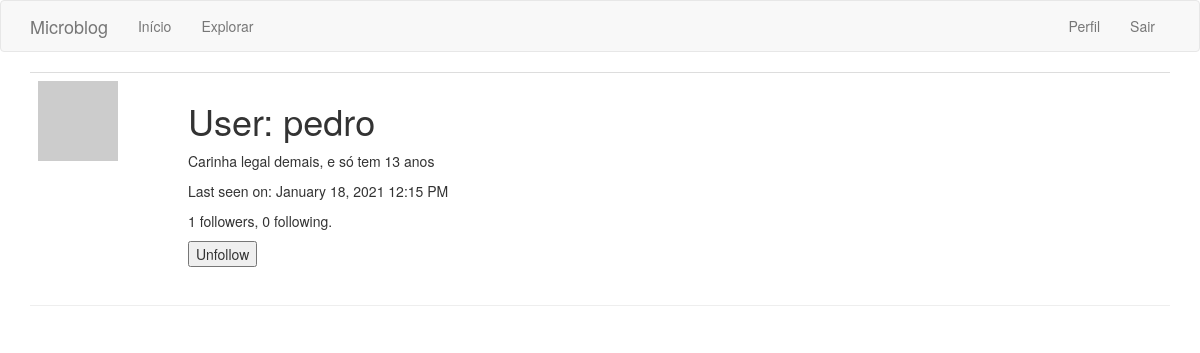
The app's page /user/pedro (signed in), older data.
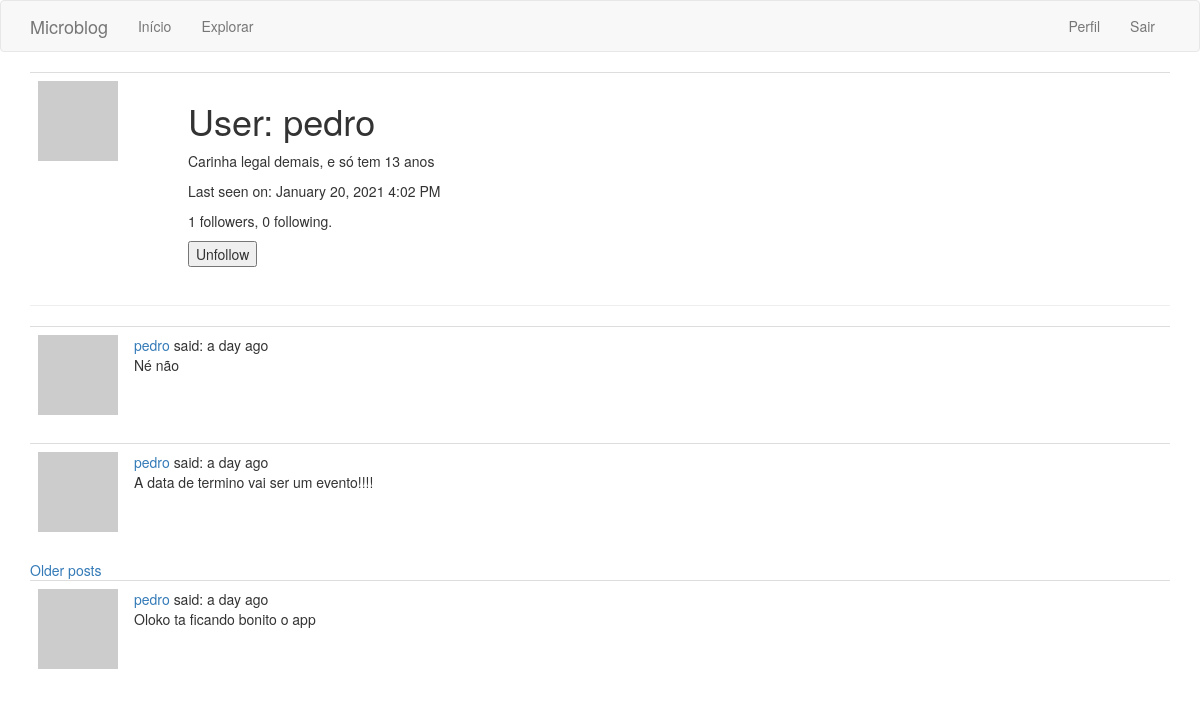
The same page, newer data.
### app/models.py (models this page shows, shortened)
class User(UserMixin, db.Model):
    id = db.Column(db.Integer, primary_key=True)
    username = db.Column(db.String(64), index=True, unique=True)
    email = db.Column(db.String(120), index=True, unique=True)
    password_hash = db.Column(db.String(128))
    posts = db.relationship('Post', backref='author', lazy='dynamic')
    about_me = db.Column(db.String(140))
    last_seen = db.Column(db.DateTime, default=datetime.utcnow)
    followed = db.relationship(
        'User', secondary=followers,
        primaryjoin=(followers.c.follower_id == id),
        secondaryjoin=(followers.c.followed_id == id),
        backref=db.backref('followers', lazy='dynamic'), lazy='dynamic'
    )
    def avatar(self, size):
        digest = md5(self.email.lower().encode('utf-8')).hexdigest()
        return 'https://www.gravatar.com/avatar/{}?d=identicon&s={}'.format(digest, size)
    def is_following(self, user):
        return self.followed.filter(
            followers.c.followed_id == user.id).count() > 0

class Post(db.Model):
    id = db.Column(db.Integer, primary_key=True)
    body = db.Column(db.String(140))
    timestamp = db.Column(db.DateTime, index=True, default=datetime.utcnow)
    user_id = db.Column(db.Integer, db.ForeignKey('user.id'))

### app/routes.py (the view)
@app.route('/user/<username>')
@login_required
def user(username):
    user = User.query.filter_by(username=username).first_or_404()
    page = request.args.get('page', 1, type=int)
    posts = user.posts.order_by(Post.timestamp.desc()).paginate(
        page, app.config['POSTS_PER_PAGE'], False
    )
    next_url = url_for('user', username=user.username, page=posts.next_num) \
        if posts.has_next else None
    prev_url = url_for('user', username=user.username, page=posts.prev_num) \
        if posts.has_prev else None
    form = EmptyForm()
    return render_template('user.html', user=user, posts=posts.items, form=form, next_url=next_url, prev_url=prev_url)

### app/forms.py
class EmptyForm(FlaskForm):
    submit = SubmitField('Submit')

### app/models.py (called while the page is built)
@login.user_loader
def load_user(id):
    return User.query.get(int(id))

### app/routes.py (called while the page is built)
@app.before_request
def before_request():
    if current_user.is_authenticated:
        current_user.last_seen = datetime.utcnow()
        db.session.commit()

### app/templates/user.html (shortened to what this page needs)
{% extends "base.html" %}
{% block app_content %}
    <table class="table table-hover">
        <tr valign="top">
            <td width="150"><img src="{{ user.avatar(128) }}"</td>
            <td>
                <h1>User: {{ user.username }}</h1>
                {% if user.about_me %}<p>{{ user.about_me }}</p>{% endif %}
                {% if user.last_seen %}<p>Last seen on: {{ moment(user.last_seen).format('LLL') }}</p>{% endif %}
                <p>{{ user.followers.count() }} followers, {{ user.followed.count() }} following.</p>
                {% if user == current_user %}
                    <p><a href="{{ url_for('edit_profile') }}">Edit your profile</a></p>
                    {% else %}
                    <p>
                        <form action="{{ url_for('unfollow', username=user.username) }}" method="post">
                            {{ form.submit(value='Unfollow') }}
                        </form>
                    </p>
                    {% endif %}
            </td>
        </tr>
    </table>
    <hr>
    {% for post in posts %}
        {% include '_post.html' %}
    {% endfor %}
    {% if next_url %}
    <a href="{{ next_url }}">Older posts</a>
    {% endif %}
{% endblock %}

### app/templates/base.html (shortened to what this page needs)
{% extends 'bootstrap/base.html' %}
{% block navbar %}
    <nav class="navbar navbar-default">
        <div class="container">
            <div class="navbar-header" >
                <a class="navbar-brand" href="{{url_for ( 'index')}}"> Microblog </a>
            </div>
            <div class="collapse navbar-collapse" id="bs-example-navbar-collapse-1" >
                <ul class="nav navbar-nav" >
                    <li><a  href="{{url_for('index')}}" > Início </a></li>
                    <li><a  href=" {{url_for('explore')}}" > Explorar </a></li>
                </ul >
                <ul class="nav navbar-nav navbar-right" >
                    {% if current_user.is_anonymous%}
                    <li><a href = " {{url_for ( 'login')}} "> Acesso</a></li>
                    {% else %}
                    <li><a href=" {{url_for ( 'user', username = current_user.username)}} " > Perfil </a > </li>
                    <li><a href=" {{url_for ( 'logout')}} " > Sair </a> </li>
                    {% endif %}
                </ul>
            </div>
        </div>
    </nav>
{% endblock%}
{% block content %}
    <div class="container">
        {% block app_content %}
        {% endblock %}
    </div>
{% endblock content %}

### app/templates/_post.html
<table class="table table-hover">
    <tr>
        <td width="70px">
            <a href="{{ url_for('user', username=post.author.username) }}">
                <img src="{{ post.author.avatar(70) }}" />
            </a>
        </td>
        <td>
            <a href="{{ url_for('user', username=post.author.username) }}">
                {{ post.author.username }}
            </a>
            said: {{ moment(post.timestamp).fromNow() }}<br>
            {{ post.body }}
        </td>
    </tr>

Row changes from the older to the newer data that the page shows:
changed User "pedro": last_seen "January 18, 2021 12:15 PM" → "January 20, 2021 4:02 PM"
added Post: author.username "pedro", timestamp "a day ago", body "Né não"
added Post: author.username "pedro", timestamp "a day ago", body "A data de termino vai ser um evento!!!!"
added Post: author.username "pedro", timestamp "a day ago", body "Oloko ta ficando bonito o app"
Text that changed along with them:
text now shown: "Older posts"
